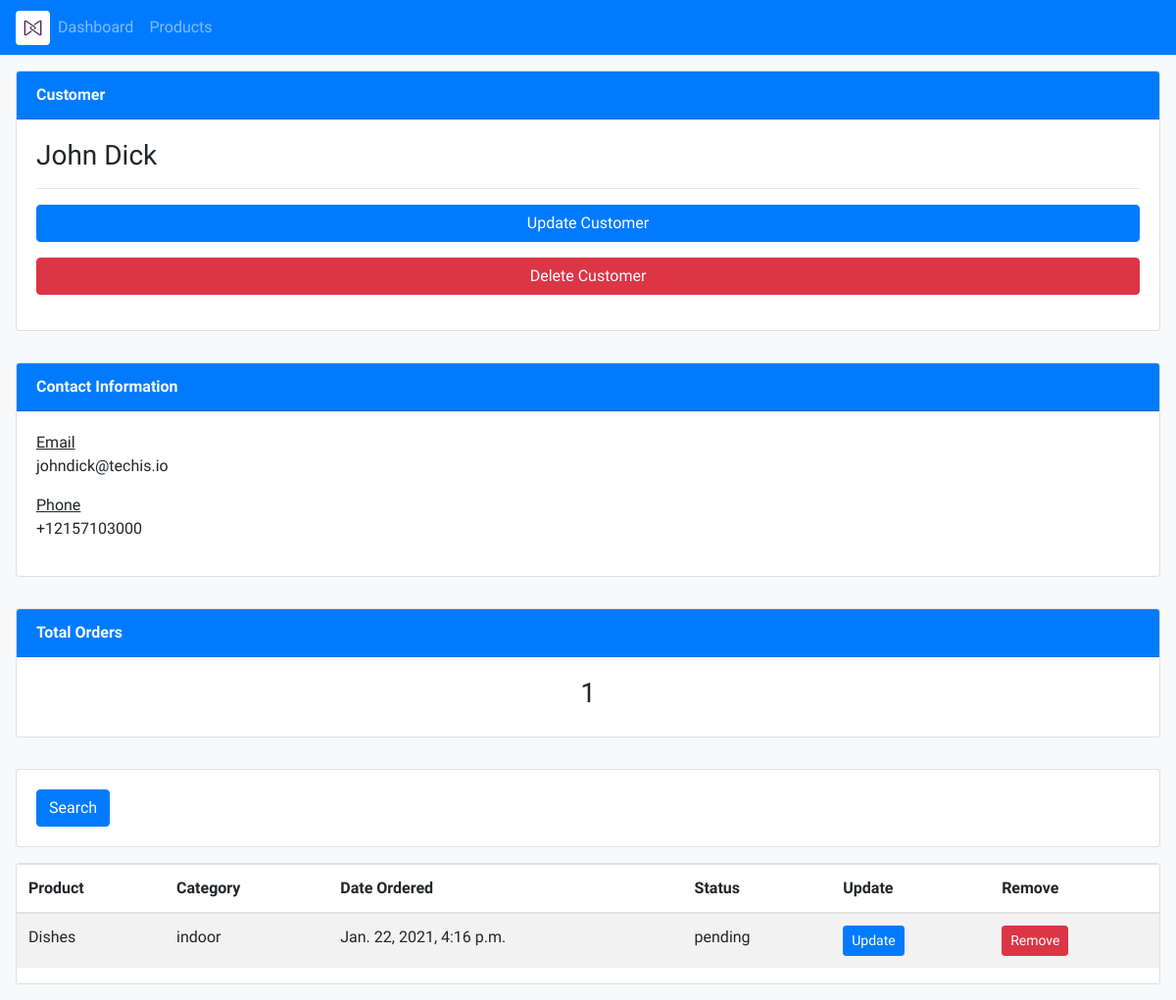
/customer/1, run on an earlier commit of the app's database.
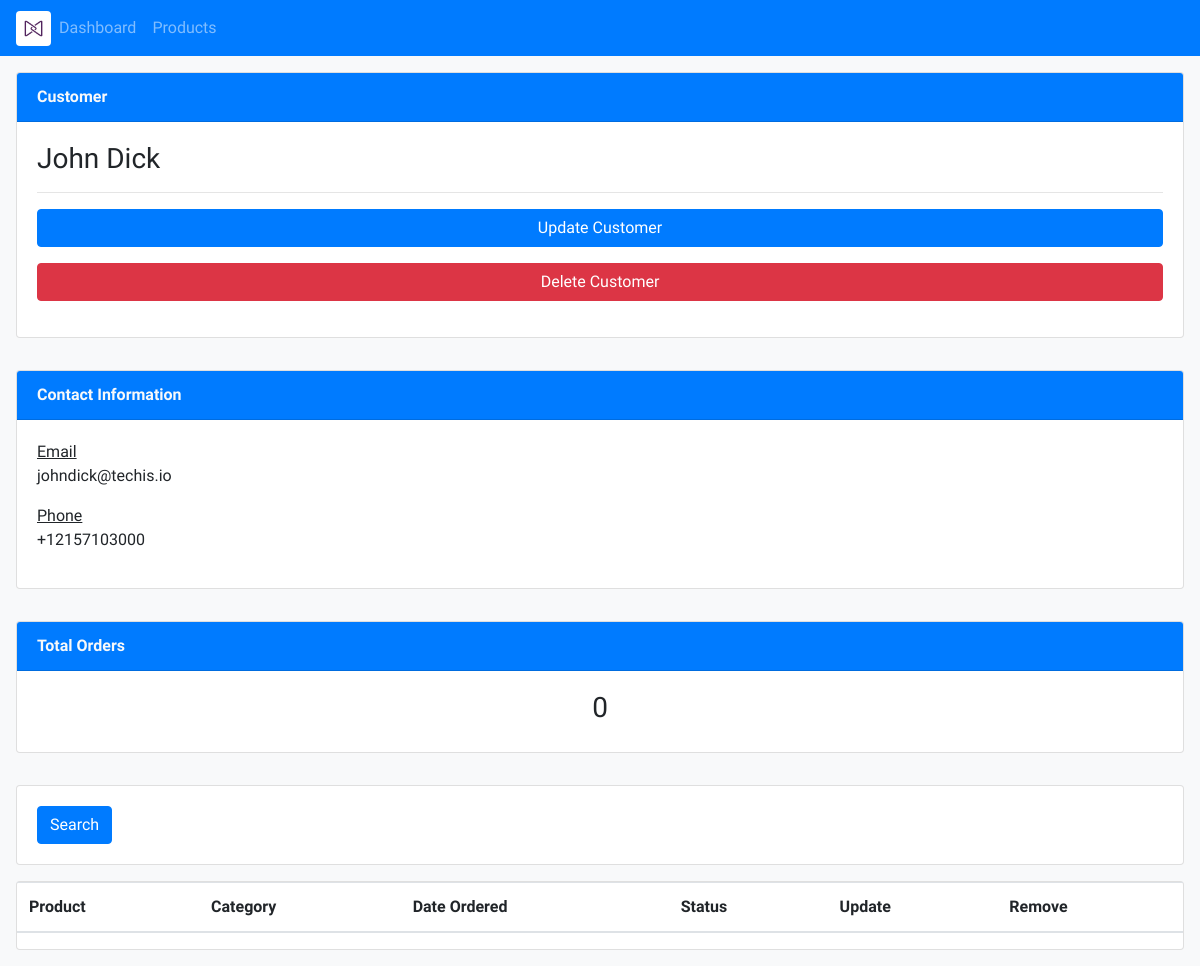
And on a later commit of the database.
### accounts/models.py (models this page shows)
class Order(models.Model):
    STATUS_OPTIONS = (
        ('pending', 'Pending'),
        ('out_for_delivery', 'Out for Delivery'),
        ('delivered', 'Delivered'),
    )
    customer = models.ForeignKey(Customer, null=True, on_delete=models.SET_NULL)
    product = models.ForeignKey(Product, null=True, on_delete=models.SET_NULL)
    date_created = models.DateTimeField(auto_now_add=True,null=True)
    status = models.CharField(max_length=200, null=True, choices=STATUS_OPTIONS)

class Product(models.Model):
    PRODUCT_CATEGORIES = (
        ('indoor', 'Indoor'),
        ('outdoor', 'Outdoor'),
    )
    name = models.CharField(max_length=200, null=True)
    price = models.FloatField(null=True)
    category = models.CharField(max_length=200, null=True, choices=PRODUCT_CATEGORIES)
    description = models.CharField(max_length=200, null=True, blank=True)
    date_created = models.DateTimeField(auto_now_add=True, null=True)
    tags = models.ManyToManyField(Tag)
    def __str__(self):
        return self.name

### accounts/views.py (the view)
# urls.py: path('customer/<str:pk>', views.customer, name='customer'),
def customer(request, pk):
    customer = Customer.objects.get(id=pk)
    orders = customer.order_set.all()
    context = {
        'customer': customer,
        'orders': orders,
    }
    return render(request, 'accounts/customer.html', context)

### accounts/templates/accounts/customer.html
{% extends 'accounts/base.html' %}
{% block content %}
<section class="d-flex flex-column justify-content-center">
    <div class="card m-3">
        <p class="card-header bg-primary text-light"> <b>Customer</b> </p>
        <div class="card-body ">
            <h3> {{ customer.name }} </h3>
            <hr>
            <button class="btn btn-primary w-100"> Update Customer </button>
            <button class="btn btn-danger w-100 my-3"> Delete Customer </button>
        </div>
    </div>
    <div class="card m-3">
        <p class="card-header bg-primary text-light"> <b>Contact Information</b> </p>
        <div class="card-body ">
            <p> <u>Email</u> <br> {{ customer.email }} </p>
            <p> <u>Phone</u> <br> {{ customer.phone }} </p>
        </div>
    </div>
    <div class="card m-3">
        <p class="card-header bg-primary text-light"> <b>Total Orders</b> </p>
        <div class="card-body text-center">
            <h3> {{ orders | length }} </h3>
        </div>
    </div>
</section>
<section class="card m-3">
    <div class="card-body">
        <button class="btn btn-primary"> Search </button>
    </div>
</section>
<section class="card m-3">
    <div class="table-responsive">
        <table class="table table-striped">
            <thead>
                <tr>
                    <th scope="col">Product</th>
                    <th scope="col">Category</th>
                    <th scope="col">Date Ordered</th>
                    <th scope="col">Status</th>
                    <th scope="col">Update</th>
                    <th scope="col">Remove</th>
                </tr>
            </thead>
            <tbody>
                {% for order in orders %}
                <tr>
                    <td>{{order.product}}</td>
                    <td>{{order.product.category}}</td>
                    <td>{{order.product.date_created}}</td>
                    <td>{{order.status}}</td>
                    <td><a href="{% url 'order_update' order.id %}" class="btn btn-sm btn-primary">Update</a></td>
                    <td><a href="{% url 'order_delete' order.id %}" class="btn btn-sm btn-danger">Remove</a></td>
                </tr>
                {% endfor %}
            </tbody>
        </table>
    </div>
</section>
{% endblock content %}

What changed in the data, as far as the page shows it:
removed Order: product "Dishes", product.category "indoor", product.date_created "Jan. 22, 2021, 4:16 p.m.", status "pending"
Also different on the page:
{{ orders | length }}: "1" → "0"
